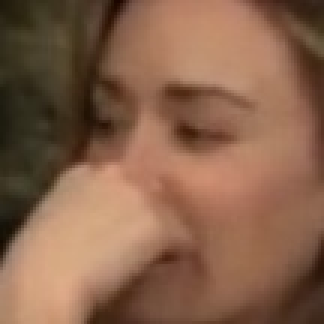
#> input picture ds/Ashley/  20%_2019-01-14 23:47:16.209716.jpg, 108 x 108 px (shown 3 times larger); its folder holds 4 pictures in this run
$ python train.py
#> lines starting #> are read from the running program, lines starting #| are printed output that depends on the picture
""" Train recognition model """
# !/usr/bin/python3
# USAGE
# python detect_faces_video.py --prototxt deploy.prototxt.txt --model
# res10_300x300_ssd_iter_140000.caffemodel

# import the necessary packages
import argparse
import logging as log
from pathlib import Path

import cv2
import numpy as np
from tqdm import tqdm


def to_id(name):
    names = ['Ashley', 'Laura', 'Liam', 'Marisha',
             'Matthew', 'Sam', 'Talisien', 'Travis']
    return int(names.index(name))


def main(args):
    jpg_files = [str(p)
                 for p in Path(args.in_dir).glob(f'**/{args.pattern}*.jpg')]
    known_images = []
    known_ids = []
    for jpg_file in tqdm(jpg_files, total=len(jpg_files), unit="images"):
        log.debug(f'Processing image {jpg_file}')
        jpg_file_path = Path(jpg_file)
        frame_name = jpg_file_path.name
        log.debug(f'frame_name {frame_name}')
        name = jpg_file_path.parents[0].stem
        log.debug(f'name {name}')
        face_name = jpg_file_path.stem
        log.debug(f'face_name {face_name}')
        image = cv2.imread(jpg_file)
#> image is the input picture: shape (108, 108, 3); mean B, G, R 74.7, 98, 135.4
        gray = cv2.cvtColor(image, cv2.COLOR_RGB2GRAY)
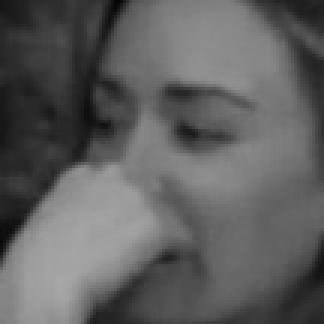
#> gray: shape (108, 108) (shown 3 times larger); min 6, max 168, mean 95.3
        gray = np.array(gray, 'uint8')
        known_ids.append(to_id(name))
        known_images.append(gray)
#> pass 2 of the loop in main, `for jpg_file in tqdm(jpg_files, total=len(jpg_files), unit="images"):`:
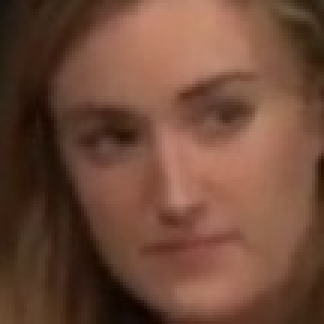
#> input picture ds/Ashley/1.jpg, 108 x 108 px (shown 3 times larger)
#> in main, image is the input picture: shape (108, 108, 3); mean B, G, R 56.7, 74.1, 112.1
#> in main, `gray = cv2.cvtColor(image, cv2.COLOR_RGB2GRAY)`:
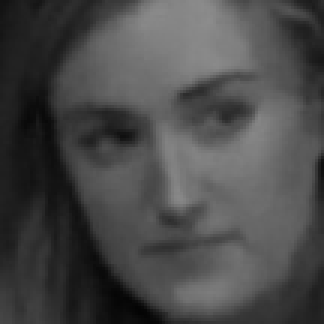
#> gray: shape (108, 108) (shown 3 times larger); min 4, max 140, mean 73.2
#> pass 3 of the loop in main, `for jpg_file in tqdm(jpg_files, total=len(jpg_files), unit="images"):`:
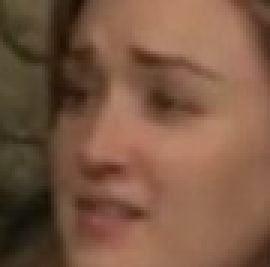
#> input picture ds/Ashley/2019-01-14 22:50:46.397107.jpg, 90 x 89 px (shown 3 times larger)
#> in main, image is the input picture: shape (89, 90, 3); mean B, G, R 67.2, 88.3, 123.4
#> in main, `gray = cv2.cvtColor(image, cv2.COLOR_RGB2GRAY)`:
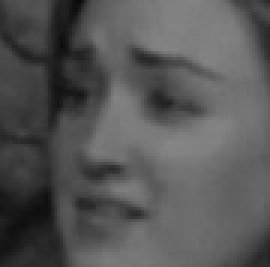
#> gray: shape (89, 90) (shown 3 times larger); min 10, max 134, mean 86
#> the loop made 4 passes; the first 3 are shown
    known_ids = np.array(known_ids)

    recognizer = cv2.face.LBPHFaceRecognizer_create()
    recognizer.train(known_images, known_ids)

    # Save the model into trainer/trainer.yml
    trainer_file = '../trained_model/trainer.yml'
#> (the run stopped early here; a loop or call above may not have finished)
